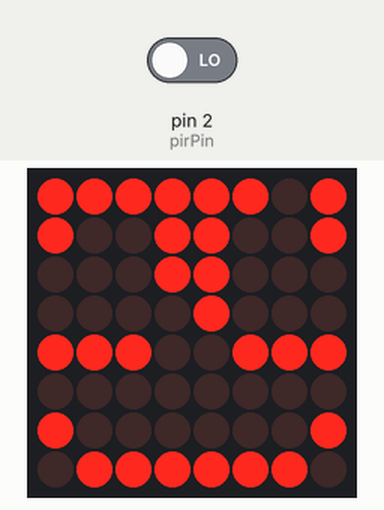
Bench run of a sketch on a simulated Arduino Uno, built with avr-gcc and run on an emulated ATmega328P. Shown: 8×8 LED matrix. The test bench sets the inputs (shaded band); at power-on: pin 2 (pirPin) LOW.

Above: at 2.0 s.
2.1 s: pin 2 (pirPin) driven HIGH
At 2.26 s:
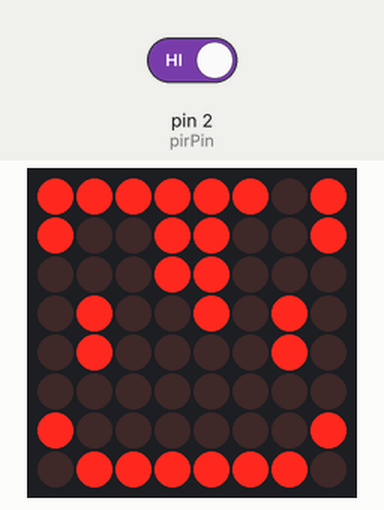
Timing chart, 0 to 5.1 s (numbered marks = the images above; inputs shaded):
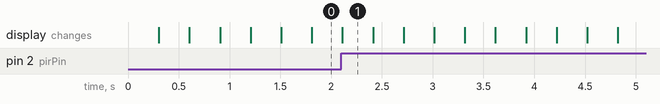

The sketch:

new_sketch_1793556566372.ino
```cpp
#include <LedControl.h>

LedControl lc = LedControl(12, 11, 10, 1);
const int pirPin = 2;

uint64_t imageIdle = 0x7e8100424a1899fd;
uint64_t imageMotion = 0x7e8100e7081899fd;

// Timer variables for the motion hold duration
unsigned long lastMotionTime = 0;
const unsigned long holdDelay = 3000; // Keeps animation going for 3,000ms (3 seconds) after motion stops

void setup() {
  pinMode(pirPin, INPUT);
  lc.shutdown(0, false);
  lc.setIntensity(0, 8);
  lc.clearDisplay(0);
}

void loop() {
  int motionState = digitalRead(pirPin);

  if (motionState == HIGH) {
    // Every time motion is detected, update the timestamp
    lastMotionTime = millis();
  }

  // If current time is within 3 seconds of the last motion event, keep animating
  if (millis() - lastMotionTime < holdDelay) {
    displayImage(imageMotion);
    delay(300);
    displayImage(imageIdle);
    delay(300);
  } else {
    // Otherwise, go back to theidle state
    displayImage(imageIdle);
  }
}

void displayImage(uint64_t img) {
  for (int i = 0; i < 8; i++) {
    byte row = (img >> (i * 8)) & 0xFF;
    lc.setRow(0, i, row);
  }
}
```
